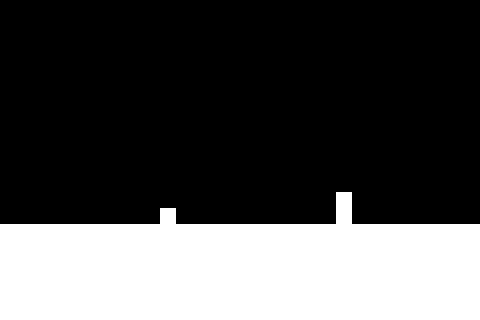

This is a level from a 2D game, rendered from its Tiled map with the project's own tilesets. A one-line summary and the map file follow, with tile-layer data summarised:
An orthogonal 30x20 tile map with 16x16 px tiles, 2 tile layers (Floor, Danger).

<map version="1.0" orientation="orthogonal" renderorder="right-down" width="30" height="20" tilewidth="16" tileheight="16">
 <tileset firstgid="1" name="FloorTiles" tilewidth="16" tileheight="16">
  <image source="../../images/tiles/FloorTiles.png" width="32" height="16" />
 </tileset>
 <layer name="Floor" width="30" height="20">
  <properties>
   <property name="tileset" value="FloorTiles" />
  </properties>
  <data>[600 cells, 180 non-empty, 1 distinct tile ids]</data>
 </layer>
 <layer name="Danger" width="30" height="20">
  <properties>
   <property name="tileset" value="FloorTiles" />
  </properties>
  <data>[600 cells, 3 non-empty, 1 distinct tile ids]</data>
 </layer>
</map>
